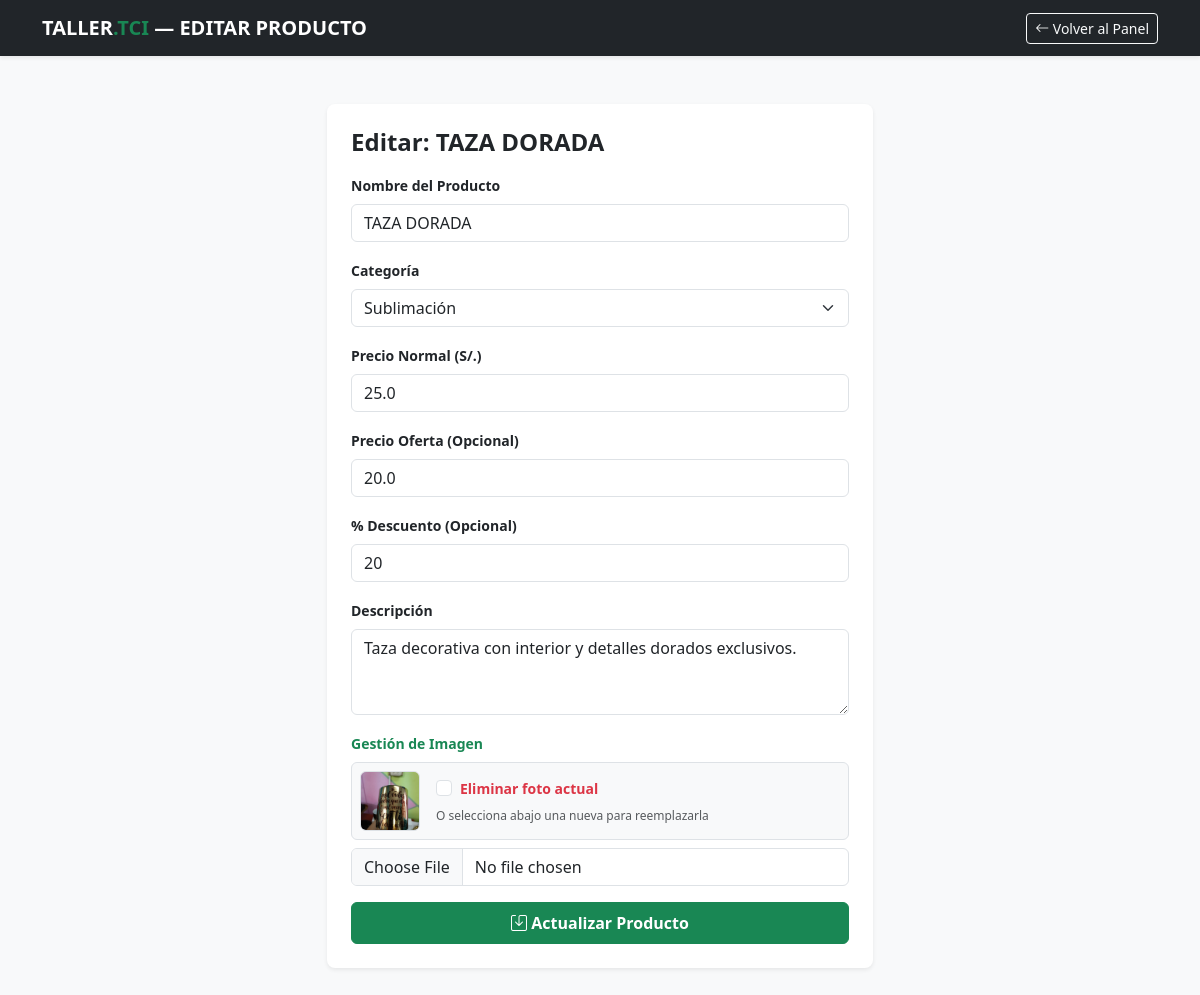
The app's page /admin/editar/3 (signed in) with its own data.
### tables this page shows
CREATE TABLE productos (
            id INTEGER PRIMARY KEY AUTOINCREMENT,
            nombre TEXT NOT NULL,
            categoria TEXT NOT NULL,
            precio_normal REAL NOT NULL,
            precio_oferta REAL,
            descuento INTEGER,
            descripcion TEXT,
            imagen TEXT
        );

### app.py (the view, shortened to what this page needs)
@app.route('/admin/editar/<int:id>', methods=['GET', 'POST'])
def editar(id):
    if not session.get('admin_logged'):
        return redirect(url_for('admin'))
    conexion = sqlite3.connect('tienda.db')
    conexion.row_factory = sqlite3.Row
    cursor = conexion.cursor()
    cursor.execute("SELECT * FROM productos WHERE id = ?", (id,))
    producto = cursor.fetchone()
    conexion.close()
    return render_template('editar.html', producto=producto)

### templates/editar.html (shortened to what this page needs)
<!DOCTYPE html>
<html lang="es">
<head>
    <link href="https://cdn.jsdelivr.net/npm/bootstrap@5.3.0/dist/css/bootstrap.min.css" rel="stylesheet">
    <link rel="stylesheet" href="https://cdn.jsdelivr.net/npm/bootstrap-icons@1.11.1/font/bootstrap-icons.css">
</head>
<body class="bg-light">
    <nav class="navbar navbar-dark bg-dark shadow-sm">
        <div class="container">
            <span class="navbar-brand fw-bold text-uppercase">TALLER<span class="text-success">.TCI</span> — Editar Producto</span>
            <a href="/admin/panel" class="btn btn-outline-light btn-sm"><i class="bi bi-arrow-left"></i> Volver al Panel</a>
        </div>
    </nav>
    <div class="container my-5">
        <div class="row justify-content-center">
            <div class="col-12 col-md-6">
                <div class="card shadow-sm border-0 rounded-3 p-4 bg-white">
                    <h4 class="fw-bold mb-3">Editar: {{ producto.nombre }}</h4>
                    <form method="POST" enctype="multipart/form-data">
                        <div class="mb-3">
                            <label class="form-label small fw-bold">Nombre del Producto</label>
                            <input type="text" class="form-control" name="nombre" value="{{ producto.nombre }}" required>
                        </div>
                        <div class="mb-3">
                            <label class="form-label small fw-bold">Categoría</label>
                            <select class="form-select" name="categoria" required>
                                <option value="Sublimacion" {% if producto.categoria == 'Sublimacion' %}selected{% endif %}>Sublimación</option>
                            </select>
                        </div>
                        <div class="mb-3">
                            <label class="form-label small fw-bold">Precio Normal (S/.)</label>
                            <input type="number" step="0.01" class="form-control" name="precio_normal" value="{{ producto.precio_normal }}" required>
                        </div>
                        <div class="mb-3">
                            <label class="form-label small fw-bold">Precio Oferta (Opcional)</label>
                            <input type="number" step="0.01" class="form-control" name="precio_oferta" value="{{ producto.precio_oferta if producto.precio_oferta else '' }}">
                        </div>
                        <div class="mb-3">
                            <label class="form-label small fw-bold">% Descuento (Opcional)</label>
                            <input type="number" class="form-control" name="descuento" value="{{ producto.descuento if producto.descuento else '' }}">
                        </div>
                        <div class="mb-3">
                            <label class="form-label small fw-bold">Descripción</label>
                            <textarea class="form-control" name="descripcion" rows="3">{{ producto.descripcion }}</textarea>
                        </div>
                        <div class="mb-3">
                            <label class="form-label small fw-bold text-success">Gestión de Imagen</label>
                            {% if producto.imagen %}
                            <div class="mb-2 d-flex align-items-center gap-3 border p-2 rounded bg-light">
                                <img src="{{ url_for('static', filename=producto.imagen) }}" width="60" height="60" class="rounded object-fit-cover border">
                                <div>
                                    <div class="form-check text-danger">
                                        <input class="form-check-input" type="checkbox" name="eliminar_imagen" value="si" id="eliminarImg">
                                        <label class="form-check-label small fw-bold" for="eliminarImg">
                                            Eliminar foto actual
                                        </label>
                                    </div>
                                    <span class="text-muted" style="font-size: 0.75rem;">O selecciona abajo una nueva para reemplazarla</span>
                                </div>
                            </div>
                            {% endif %}
                            <input type="file" class="form-control" name="imagen">
                        </div>
                        <button type="submit" class="btn btn-success w-100 fw-bold py-2"><i class="bi bi-save"></i> Actualizar Producto</button>
                    </form>
                </div>
            </div>
        </div>
    </div>
</body>
</html>

### records on screen
productos: nombre "TAZA DORADA", categoria "Sublimación", precio_normal "25.0", precio_oferta "20.0", descuento "20", descripcion "Taza decorativa con interior y detalles dorados exclusivos.", imagen (picture)
